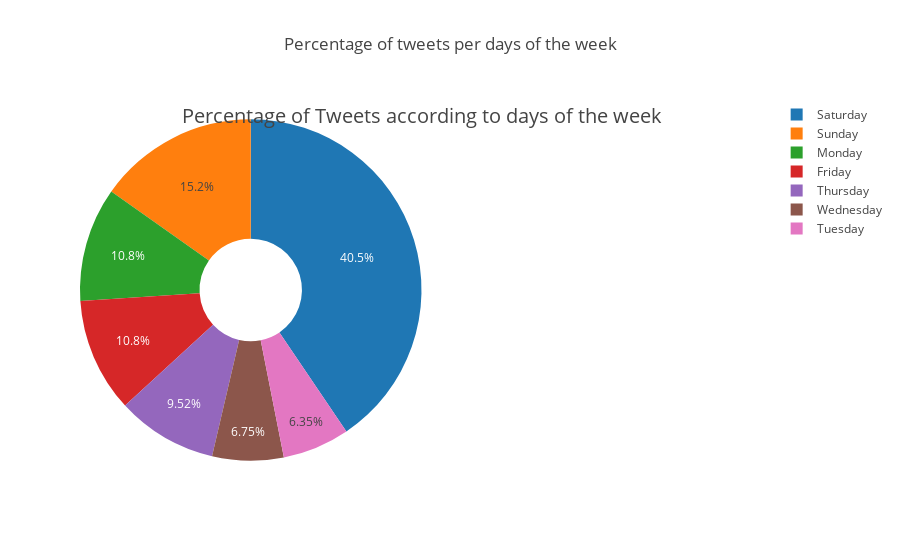

The code cell stored with this chart in its notebook:
### Markdown cell above
### Plotting the number of tweets by days of the week.

### Code cell
cnt_ = twitter_data['tweeted_day_of_week'].value_counts()
cnt_ = cnt_.sort_index() 
fig = {
  "data": [
    {
      "values": cnt_.values,
      "labels": cnt_.index,
      "domain": {"x": [0, .5]},
      "name": "Number of tweets per day",
      "hoverinfo":"label+percent+name",
      "hole": .3,
      "type": "pie"
    },],
  "layout": {
        "title":"Percentage of tweets per days of the week",
        "annotations": [
            { "font": { "size": 20},
              "showarrow": False,
             "text": "Percentage of Tweets according to days of the week",
                "x": 0.50,
                "y": 1
            },
        ]
    }
}
iplot(fig)
cnt_

### Figure 1 — Plotly figure (JSON) as saved in the notebook; plotly's stock layout.template omitted (floating-point values rounded to 4 significant figures)
{"data": [{"domain": {"x": [0, 0.5]}, "hole": 0.3, "hoverinfo": "label+percent+name", "labels": ["Friday", "Monday", "Saturday", "Sunday", "Thursday", "Tuesday", "Wednesday"], "name": "Number of tweets per day", "type": "pie", "uid": "d0144b81-9d89-431e-ac81-17c0e1dad5de", "values": [14622, 14651, 54879, 20598, 12891, 8600, 9139]}], "layout": {"annotations": [{"font": {"size": 20}, "showarrow": false, "text": "Percentage of Tweets according to days of the week", "x": 0.5, "y": 1}], "title": {"text": "Percentage of tweets per days of the week"}}}
